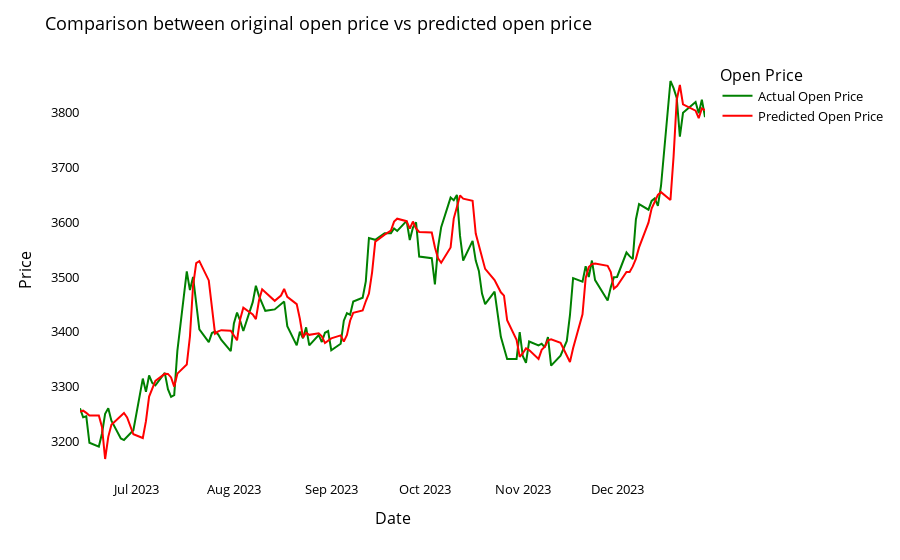

The notebook cell saved with this chart:
### Code cell
from plotly import express as px
# Filter the dates
start_date = '2023-06-13'
df_filtered = df[df['Date'] >= start_date]
dates_col = df_filtered['Date'].values

# Flatten the arrays
testY_flat = testYInv.flatten()
testPredict_flat = testPredictInv.flatten()

# Create a DataFrame that contains the necessary data
df_plot = pd.DataFrame({
    'Date': dates_col,
    'Actual Open Price': testY_flat,
    'Predicted Open Price': testPredict_flat
})

# Melt the DataFrame to have 'Actual Open Price' and 'Predicted Open Price' in the same column
df_plot_melt = df_plot.melt(id_vars='Date', value_vars=['Actual Open Price', 'Predicted Open Price'], var_name='Type', value_name='Price')

# Create the line plots
fig = px.line(df_plot_melt, x='Date', y='Price', color='Type', 
              color_discrete_map={'Actual Open Price':'green', 'Predicted Open Price':'red'})

fig.update_layout(title_text='Comparison between original open price vs predicted open price',
                  plot_bgcolor='white', font_size=13, font_color='black', legend_title_text='Open Price')

# Show the plot
fig.show()

### Figure 1 — Plotly figure (JSON) as saved in the notebook; plotly's stock layout.template omitted (floating-point values rounded to 4 significant figures; data arrays with more than 128 entries replaced by an {"elided": "..."} marker saying what was removed)
{"data": [{"hovertemplate": "Type=Actual Open Price<br>Date=%{x}<br>Price=%{y}<extra></extra>", "legendgroup": "Actual Open Price", "line": {"color": "green", "dash": "solid"}, "marker": {"symbol": "circle"}, "mode": "lines", "name": "Actual Open Price", "orientation": "v", "showlegend": true, "type": "scatter", "x": {"elided": "136 str values"}, "xaxis": "x", "y": {"elided": "136 float values"}, "yaxis": "y"}, {"hovertemplate": "Type=Predicted Open Price<br>Date=%{x}<br>Price=%{y}<extra></extra>", "legendgroup": "Predicted Open Price", "line": {"color": "red", "dash": "solid"}, "marker": {"symbol": "circle"}, "mode": "lines", "name": "Predicted Open Price", "orientation": "v", "showlegend": true, "type": "scatter", "x": {"elided": "136 str values"}, "xaxis": "x", "y": {"elided": "136 float values"}, "yaxis": "y"}], "layout": {"font": {"color": "black", "size": 13}, "legend": {"title": {"text": "Open Price"}, "tracegroupgap": 0}, "margin": {"t": 60}, "plot_bgcolor": "white", "title": {"text": "Comparison between original open price vs predicted open price"}, "xaxis": {"anchor": "y", "domain": [0, 1], "title": {"text": "Date"}}, "yaxis": {"anchor": "x", "domain": [0, 1], "title": {"text": "Price"}}}}
